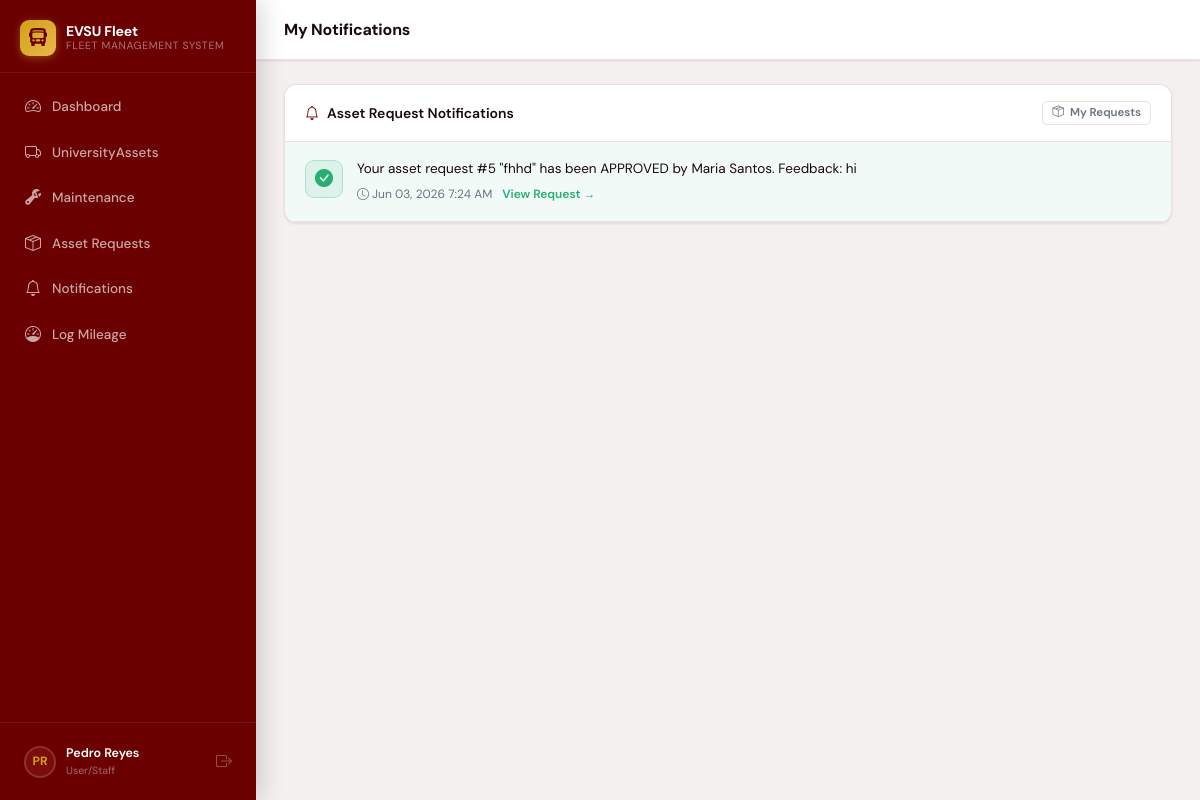
Before: /asset-requests/notifications/ (signed in) with the older database file.
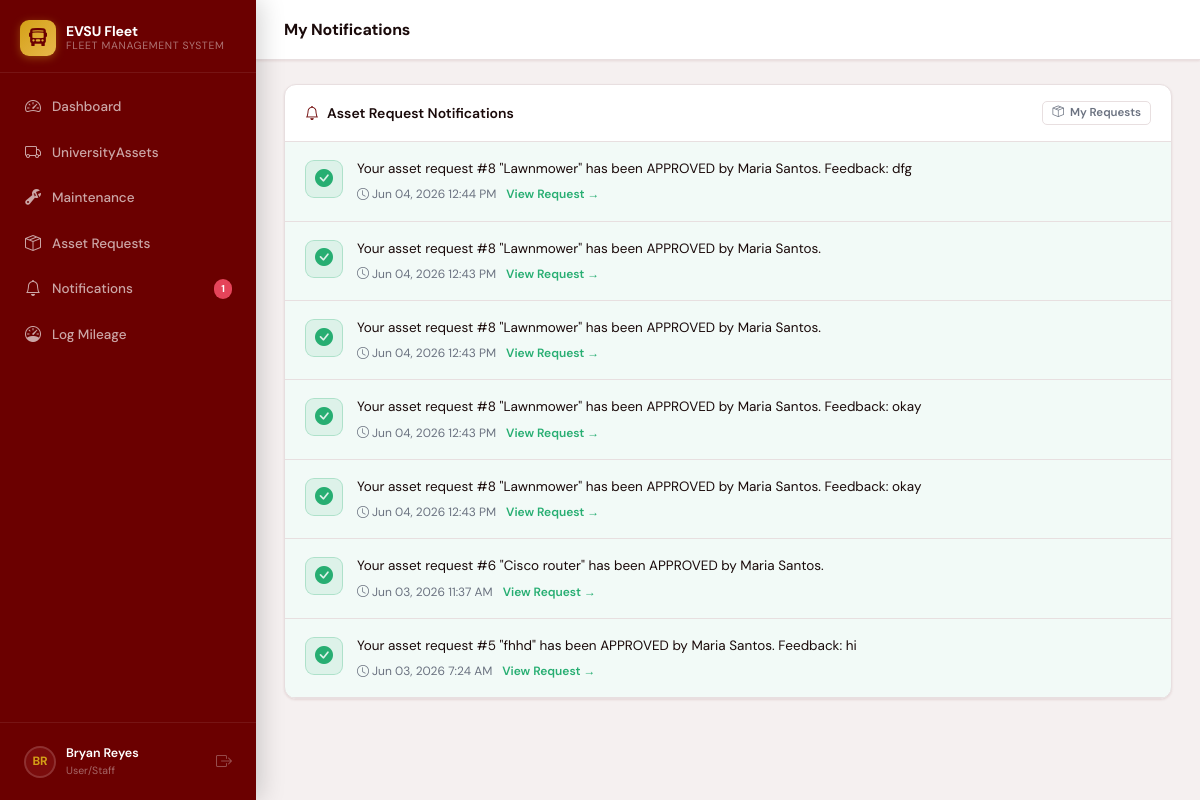
After: the same page with the newer database file.
### accounts/models.py (models this page shows, shortened)
class User(AbstractUser):
    STAFF       = 'staff'
    AUDITOR     = 'auditor'
    MANAGER     = 'manager'
    MAINTENANCE = 'maintenance'
    ROLE_CHOICES = [
        (STAFF,       'User/Staff'),
        (AUDITOR,     'Auditor '),
        (MANAGER,     'Manager'),
        (MAINTENANCE, 'Maintenance Technician'),
    ]
    role = models.CharField(max_length=20, choices=ROLE_CHOICES, default=STAFF)
    profile_picture = models.ImageField(
        upload_to='profile_pictures/',
        null=True, blank=True,
        help_text='Profile photo'
    )
    department = models.CharField(
        max_length=20,
        choices=DEPARTMENT_CHOICES,
        blank=True,
        help_text='Department this user belongs to (required for Staff role)',
    )
    phone = models.CharField(max_length=30, blank=True)
    license_number = models.CharField(max_length=50, blank=True, help_text='Driver license #')
    class Meta:
        verbose_name = 'User'
        ordering = ['last_name', 'first_name']
    @property
    def is_manager(self):
        return self.role == self.MANAGER
    @property
    def is_auditor(self):
        return self.role == self.AUDITOR
    @property
    def is_staff_role(self):
        return self.role == self.STAFF
    @property
    def is_maintenance(self):
        return self.role == self.MAINTENANCE

### assets/models.py (models this page shows, shortened)
class AssetRequestNotification(models.Model):
    asset_request = models.ForeignKey(
        AssetRequest,
        on_delete=models.CASCADE,
        related_name='notifications',
    )
    recipient = models.ForeignKey(
        settings.AUTH_USER_MODEL,
        on_delete=models.CASCADE,
        related_name='asset_request_notifications',
    )
    message   = models.TextField()
    is_read   = models.BooleanField(default=False)
    created_at = models.DateTimeField(auto_now_add=True)
    class Meta:
        ordering = ['-created_at']

### assets/views.py (the view)
# urls.py: path('asset-requests/notifications/', views.asset_request_notifications,  name='asset_request_notifications'),
@login_required
def asset_request_notifications(request):
    notifs = AssetRequestNotification.objects.filter(recipient=request.user).select_related('asset_request')
    unread_ids = list(notifs.filter(is_read=False).values_list('id', flat=True))
    if unread_ids:
        AssetRequestNotification.objects.filter(id__in=unread_ids).update(is_read=True)
    return render(request, 'assets/asset_request_notifications.html', {'notifs': notifs})

### assets/context_processors.py (called while the page is built)
def pending_asset_requests(request):
    if request.user.is_authenticated and hasattr(request.user, 'is_manager') and request.user.is_manager:
        return {'pending_nav_count': AssetRequest.objects.filter(status=AssetRequestStatus.PENDING).count()}
    return {'pending_nav_count': 0}

def maintenance_unread_notifications(request):
    if request.user.is_authenticated:
        count = MaintenanceNotification.objects.filter(recipient=request.user, is_read=False).count()
        return {'maintenance_notif_count': count}
    return {'maintenance_notif_count': 0}

def asset_request_unread_notifications(request):
    if request.user.is_authenticated and hasattr(request.user, 'is_staff_role') and request.user.is_staff_role:
        count = AssetRequestNotification.objects.filter(recipient=request.user, is_read=False).count()
        return {'asset_request_notif_count': count}
    return {'asset_request_notif_count': 0}

### templates/assets/asset_request_notifications.html (shortened to what this page needs)
{% extends "base.html" %}
{% block page_title %}My Notifications{% endblock %}
{% block content %}
<div class="card">
  <div class="card-header">
    <div class="card-header-icon">
      <i class="bi bi-bell" style="color:var(--maroon)"></i> Asset Request Notifications
    </div>
    <a href="{% url 'asset_request_list' %}" class="btn btn-outline btn-xs">
      <i class="bi bi-box-seam"></i> My Requests
    </a>
  </div>
  {% if notifs %}
  <div>
    {% for n in notifs %}
    {% if n.asset_request.status == 'approved' %}
    <div style="display:flex;align-items:flex-start;gap:14px;padding:16px 20px;border-bottom:1px solid var(--border);background:rgba(39,174,114,.06)">
      <div style="width:38px;height:38px;border-radius:9px;background:rgba(39,174,114,.1);border:1.5px solid rgba(39,174,114,.25);display:flex;align-items:center;justify-content:center;color:var(--jade);font-size:18px;flex-shrink:0;margin-top:2px">
        <i class="bi bi-check-circle-fill"></i>
      </div>
      <div style="flex:1;min-width:0">
        <div style="font-size:13.5px;line-height:1.65;color:var(--text)">{{ n.message }}</div>
        <div style="font-size:12px;color:var(--text-muted);margin-top:5px;display:flex;align-items:center;gap:10px">
          <span><i class="bi bi-clock" style="margin-right:3px"></i>{{ n.created_at|date:"M d, Y g:i A" }}</span>
          <a href="{% url 'asset_request_review' n.asset_request.pk %}" style="color:var(--jade);font-weight:600">View Request →</a>
        </div>
      </div>
    </div>
    {% endif %}
    {% endfor %}
  </div>
  {% else %}
  <div class="empty-state">
    <i class="bi bi-bell-slash" style="color:var(--text-muted)"></i>
    <p style="color:var(--text-muted)">No notifications yet. You'll be notified here when a manager reviews your asset requests.</p>
  </div>
  {% endif %}
</div>
{% endblock %}

### templates/base.html (shortened to what this page needs)
<!DOCTYPE html>
<html lang="en">
<head>
  <link href="https://cdn.jsdelivr.net/npm/bootstrap-icons@1.11.3/font/bootstrap-icons.min.css" rel="stylesheet">
</head>
<body>
{% block body %}
<aside class="sidebar">
  <div class="sidebar-brand">
    <div class="brand-icon"><i class="bi bi-bus-front-fill"></i></div>
    <div class="brand-text">
      <div class="brand-name">EVSU Fleet</div>
      <div class="brand-sub">Fleet Management System</div>
    </div>
  </div>
  <nav class="sidebar-nav">
    {% if user.is_maintenance %}
    <a class="nav-link {% block nav_portal %}{% endblock %}" href="{% url 'maintenance_portal' %}">
      <i class="bi bi-house-gear"></i> My Portal
    </a>
    <a class="nav-link {% block nav_notifs %}{% endblock %}" href="{% url 'maintenance_notifications' %}">
      <i class="bi bi-bell"></i> Notifications
      {% if maintenance_notif_count %}
      <span class="nav-badge">{{ maintenance_notif_count }}</span>
      {% endif %}
    </a>
    <hr class="sidebar-divider">
    <a class="nav-link {% block nav_maintenance_tech %}{% endblock %}" href="{% url 'maintenance_list' %}">
      <i class="bi bi-wrench-adjustable"></i> All Work Orders
    </a>
    <a class="nav-link {% block nav_assets_tech %}{% endblock %}" href="{% url 'asset_list' %}">
      <i class="bi bi-truck"></i> Fleet Assets
    </a>
    {% else %}
    <a class="nav-link {% block nav_dashboard %}{% endblock %}" href="{% url 'dashboard' %}">
      <i class="bi bi-speedometer2"></i> Dashboard
    </a>
    <a class="nav-link {% block nav_assets %}{% endblock %}" href="{% url 'asset_list' %}">
      <i class="bi bi-truck"></i> UniversityAssets
    </a>
    <a class="nav-link {% block nav_maintenance %}{% endblock %}" href="{% url 'maintenance_list' %}">
      <i class="bi bi-wrench-adjustable"></i> Maintenance
    </a>
    <a class="nav-link {% block nav_asset_requests %}{% endblock %}" href="{% url 'asset_request_list' %}">
      <i class="bi bi-box-seam"></i> Asset Requests
    </a>
    <a class="nav-link {% block nav_notifs_std %}{% endblock %}" href="{% url 'maintenance_notifications' %}">
      <i class="bi bi-bell"></i> Notifications
      {% if maintenance_notif_count %}
      <span class="nav-badge">{{ maintenance_notif_count }}</span>
      {% endif %}
    </a>
    {% if not user.is_auditor and not user.is_manager %}
    <a class="nav-link {% block nav_mileage %}{% endblock %}" href="{% url 'mileage_log' %}">
      <i class="bi bi-speedometer"></i> Log Mileage
    </a>
    {% endif %}
    {% endif %}
  </nav>
  <div class="sidebar-footer">
    <div class="sidebar-user">
      <a href="{% url 'profile' %}" title="Edit profile" style="display:flex;align-items:center;gap:10px;flex:1;min-width:0;text-decoration:none;">
        <div class="user-avatar">{{ user.first_name|first|upper }}{{ user.last_name|first|upper }}</div>
        <div class="user-info">
          <div class="user-name">{{ user.get_full_name|default:user.username }}</div>
          <div class="user-role">{{ user.get_role_display }}</div>
        </div>
      </a>
      <a href="{% url 'logout' %}" title="Logout" style="color:rgba(255,255,255,.3);font-size:16px;margin-left:4px;flex-shrink:0;"
         onclick="return confirmLogout(event)">
        <i class="bi bi-box-arrow-right"></i>
      </a>
    </div>
  </div>
</aside>
<div class="main-wrap">
  <header class="topbar">
    <div class="topbar-left">
      <h1 class="page-title">{% block page_title %}{% endblock %}</h1>
    </div>
  </header>
  <main class="content-area">
    {% block content %}{% endblock %}
  </main>
</div>
{% endblock %}
</body>
</html>

Changed rows visible on the page:
changed User "User/Staff": first_name|first "P" → "B"; get_full_name "Pedro Reyes" → "Bryan Reyes"
added AssetRequestNotification: message "Your asset request #8 \"Lawnmower\" has been APPROVED by Maria Santos. Feedback: dfg", created_at "Jun 04, 2026 12:44 PM"
added AssetRequestNotification: message "Your asset request #8 \"Lawnmower\" has been APPROVED by Maria Santos.", created_at "Jun 04, 2026 12:43 PM"
added AssetRequestNotification: message "Your asset request #8 \"Lawnmower\" has been APPROVED by Maria Santos.", created_at "Jun 04, 2026 12:43 PM"
added AssetRequestNotification: message "Your asset request #8 \"Lawnmower\" has been APPROVED by Maria Santos. Feedback: okay", created_at "Jun 04, 2026 12:43 PM"
added AssetRequestNotification: message "Your asset request #8 \"Lawnmower\" has been APPROVED by Maria Santos. Feedback: okay", created_at "Jun 04, 2026 12:43 PM"
added AssetRequestNotification: message "Your asset request #6 \"Cisco router\" has been APPROVED by Maria Santos.", created_at "Jun 03, 2026 11:37 AM"
Other visible differences:
{{ maintenance_notif_count }}: (not shown) → "1"
